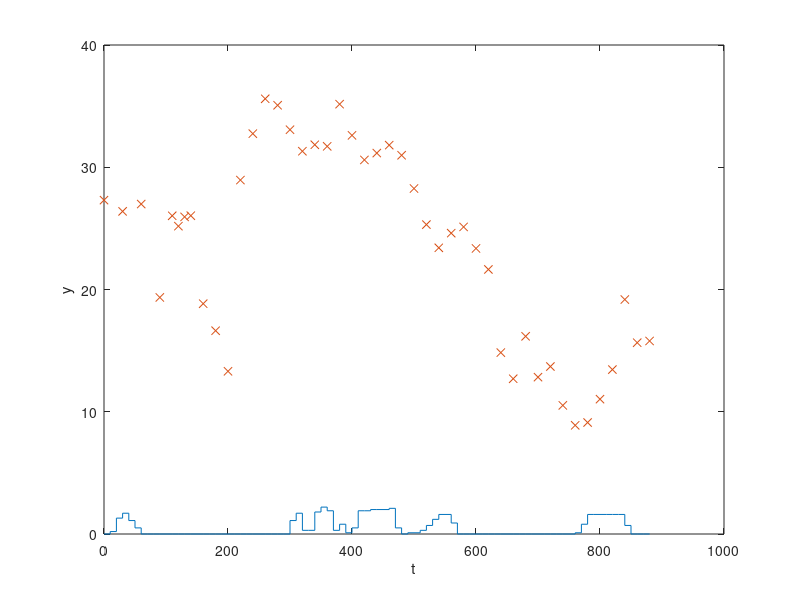

The MATLAB source for this figure: (Note: this script raises an error after producing the figure.)
clc
clear all

global u y bolus t loc_num 

%input
u = [0.0 0.2 1.3	1.7	1.1	0.5	0.0	0.0	0.0	0.0	0.0	0.0	0.0	0.0	0.0	0.0	0.0	0.0	0.0	0.0	0.0	0.0	0.0	0.0	0.0	0.0	0.0	0.0	0.0	0.0	1.1	1.7	0.3	0.3	1.8	2.2	1.9	0.3	0.8	0.1	0.5	1.9	1.9	2.0	2.0	2.0	2.1	0.5	0.0	0.1	0.1	0.3	0.7	1.2	1.6	1.6	0.9	0.0	0.0	0.0	0.0	0.0	0.0	0.0	0.0	0.0	0.0	0.0	0.0	0.0	0.0	0.0	0.0	0.0	0.0	0.0	0.1	0.8	1.6	1.6	1.6	1.6	1.6	1.6	0.7	0.0	0.0	0.0	0.0];

%output
y = [27.31	nan	nan	26.39	nan	nan	26.99	nan	nan	19.35	nan	26.03	25.18	25.94	26.04	nan	18.84	nan	16.63	nan	13.31	nan	28.95	nan	32.75	nan	35.60	nan	35.07	nan	33.07	nan	31.31	nan	31.84	nan	31.71	nan	35.16	nan	32.61	nan	30.60	nan	31.16	nan	31.81	nan	30.98	nan	28.26	nan	25.31	nan	23.41	nan	24.61	nan	25.12	nan	23.36	nan	21.64	nan	14.84	nan	12.70	nan	16.17	nan	12.83	nan	13.70	nan	10.52	nan	8.89	nan	9.12	nan	11.03	nan	13.45	nan	19.18	nan	15.65	nan	15.79];
bolus = 7.1; %@19h20
t = 0:10:(length(u)-1)*10;

stairs(t,u);%plots a stair plot
%%
hold;

loc_num = ~isnan(y);
plot(t(loc_num),y(loc_num),'x')
ylabel('y');
xlabel('t');

%%
%least square estimate
x = lsqnonlin(@myfun,[1/50 10 15 1]); %you give it an array of least square errors (number array)
%x(1) = k, x(2) = C, x(3) = Ib; x(4) = x10;

%plotting the fit
global k i
k = x(1);
x10 = x(4);
y0 = [x10 x10]; %assume steady state
Y_total = [];
T_total = [];

for i=1:length(t)-1
    [T,Y] = ode45(@(t,y) odefcn(y), t(i:i+1), y0);
    y0 = Y(end,:);
    if i == 20
        y0(1) = y0(1)+bolus;
    end
    Y_total = [Y_total; Y];
    T_total = [T_total; T];
end
plot(T_total,Y_total(:,1))
plot(T_total,Y_total(:,2)*x(2)+x(3))

legend('input', 'data', 'Q_1', 'output')
%plot(t(loc_num),myfun(x))

function F = myfun(x)
global u y bolus t i k
k = x(1);
x10 = x(4); %x(3) + x(2)*u(1)/x(1);
y0 = [x10 x10]; %assume steady state
Y_total = y0;
F = y0(2)*x(2)+x(3) - y(1); %Cost Function (Estimated Ip minus Acutal Ip from Data)
T_total = [];
for i=1:length(t)-1
    [T,Y] = ode45(@(t,y) odefcn(y), t(i:i+1), y0);
    y0 = Y(end,:);
    if i == 20
        y0(1) = y0(1)+bolus;
    end

    Y_total = [Y_total; Y(end,:)];
    T_total = [T_total; T(end)];
    if ~isnan(y(i+1)) %Only for values of y that are not NAN
        F = [F Y_total(i+1,2)*x(2)+x(3)-y(i+1)]; %Cost Function
    end
end

end

function dydt = odefcn(y)
global u i k

dydt(1) = u(i)/60 - k*y(1);
dydt(2) = k*y(1) - k*y(2);

dydt = dydt';

end

